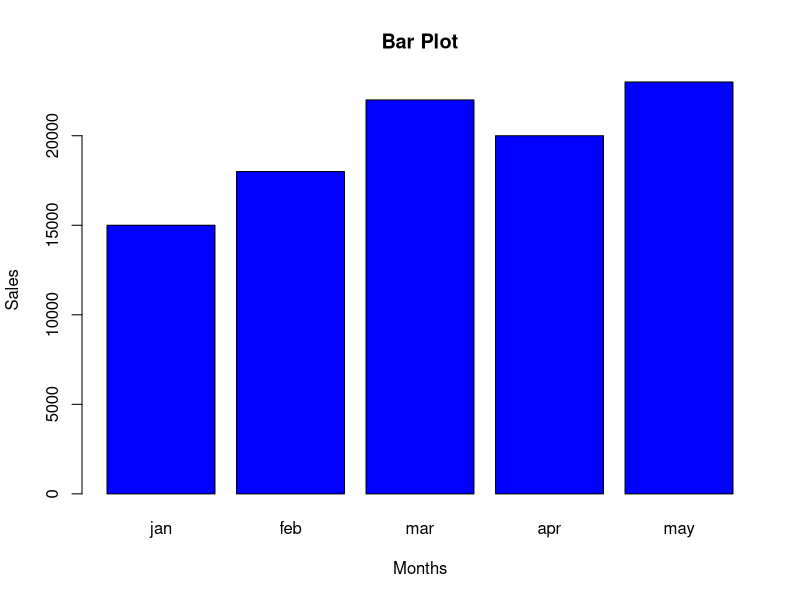

The R source for this figure:
v <- c(15000, 18000, 22000, 20000, 23000)
labels <- c("jan", "feb", "mar", "apr", "may")
png(file = "Q2.jpg")
barplot(v, names.arg = labels, xlab = "Months", ylab = "Sales", width = 0.5,col ="blue")
title(main = "Bar Plot")
dev.off()